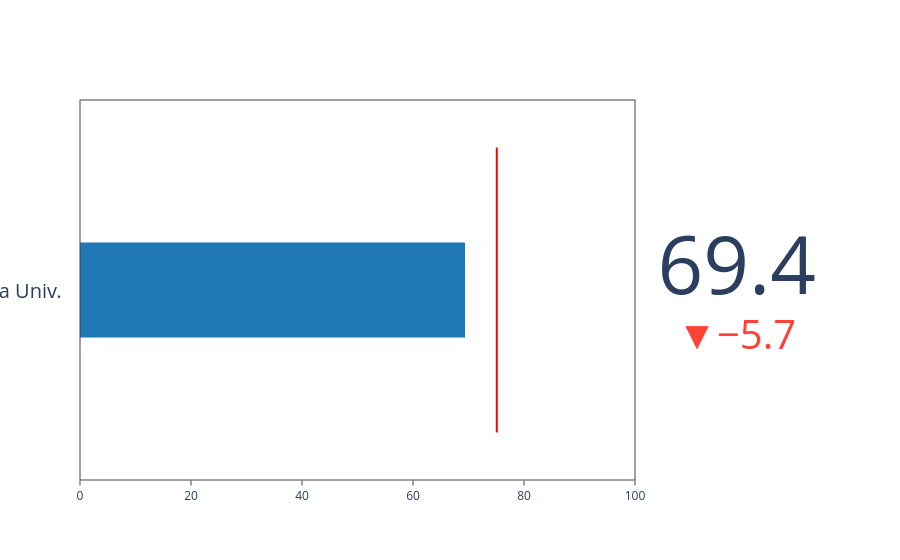

Notebook cell for this chart:
### Markdown cell above
## Comparativa contra la Media (Bullet Chart)

### Code cell
import plotly.express as px
import plotly.graph_objects as go

ultimo_anio = df['Anio'].max()
# Valor de la carrera
val_carrera = df[(df['Carrera'] == carrera) & (df['Anio'] == ultimo_anio) & (df['Tasa'] == "Rendimiento") & (df['Genero'] == "Ambos Sexos")]['Valor'].values[0]
# Media global
val_media = df[(df['Carrera'] == "Todos los ámbitos") & (df['Anio'] == ultimo_anio) & (df['Tasa'] == "Rendimiento") & (df['Genero'] == "Ambos Sexos")]['Valor'].values[0]

fig = go.Figure(go.Indicator(
    mode = "number+gauge+delta",
    value = val_carrera,
    delta = {'reference': val_media},
    domain = {'x': [0, 1], 'y': [0, 1]},
    title = {'text': f"Rendimiento {carrera} vs Media Univ."},
    gauge = {
        'shape': "bullet",
        'axis': {'range': [None, 100]},
        'threshold': {
            'line': {'color': "red", 'width': 2},
            'thickness': 0.75,
            'value': val_media}, # La línea roja es la media de la universidad
        'bar': {'color': "#1f77b4"}
    }
))
fig.write_image(f"../output/graph/G4_CompMedia_{carrera}.png")
fig.show()

### Figure 1 — Plotly figure (JSON) as saved in the notebook; plotly's stock layout.template omitted (floating-point values rounded to 4 significant figures)
{"data": [{"delta": {"reference": 75.1}, "domain": {"x": [0, 1], "y": [0, 1]}, "gauge": {"axis": {"range": [null, 100]}, "bar": {"color": "#1f77b4"}, "shape": "bullet", "threshold": {"line": {"color": "red", "width": 2}, "thickness": 0.75, "value": 75.1}}, "mode": "number+gauge+delta", "title": {"text": "Rendimiento Informática vs Media Univ."}, "type": "indicator", "value": 69.37}], "layout": {}}
